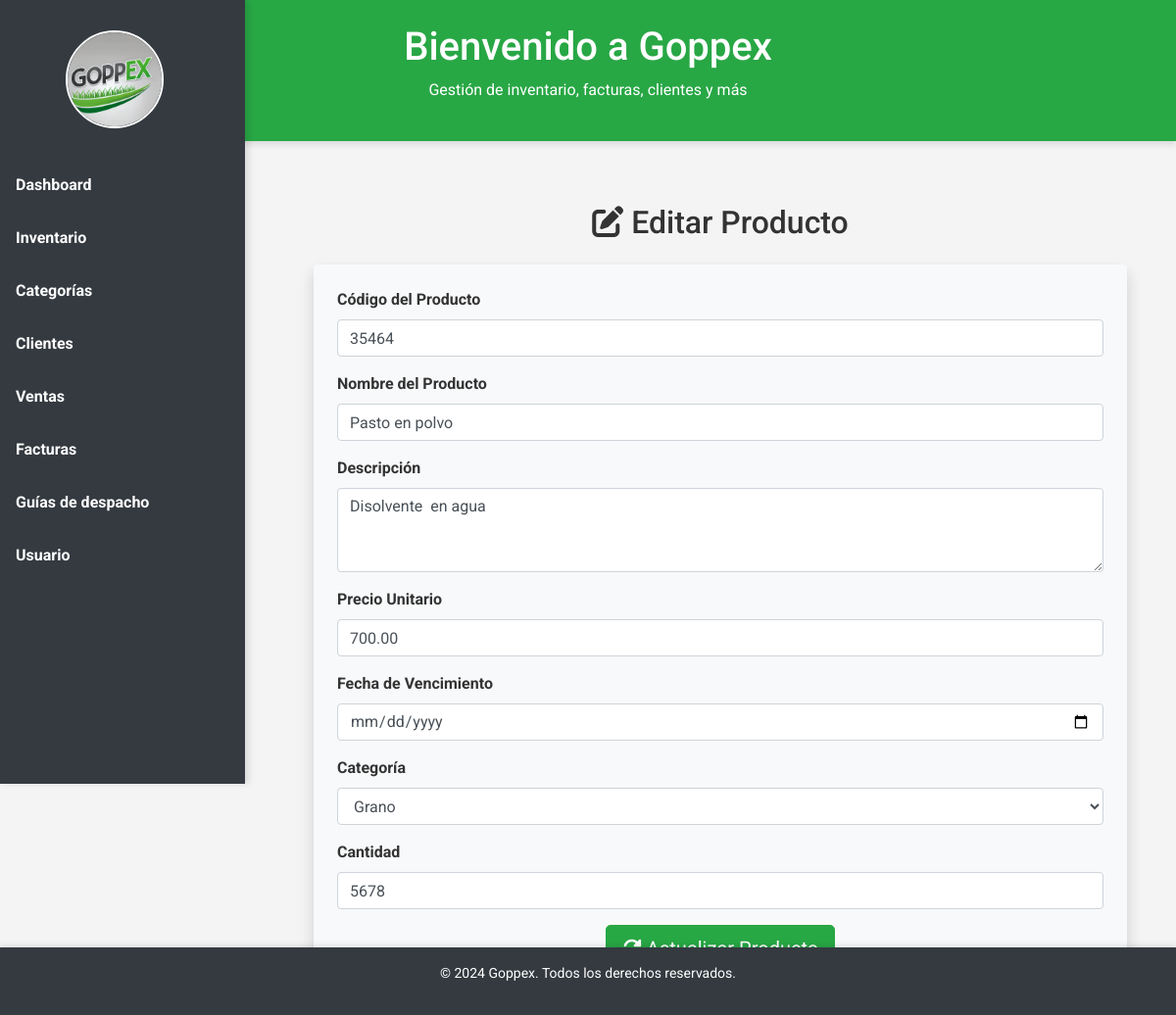
Screenshot of /editar-producto/8/ with the database file from the repository.
### inventory/models.py (models this page shows, shortened)
class Producto(models.Model):
    id = models.AutoField(primary_key=True)  # Campo ID automático
    codigo = models.CharField(max_length=50, unique=True)  # Código ingresado manualmente
    nombre = models.CharField(max_length=100)
    descripcion = models.TextField()
    precio_unitario = models.DecimalField(max_digits=10, decimal_places=2)
    fecha_vencimiento = models.DateField()
    categoria = models.ForeignKey(Categoria, on_delete=models.CASCADE)
    cantidad = models.IntegerField()
    oculto = models.BooleanField(default=False)  # Campo para ocultar productos
    visible = models.BooleanField(default=True)  # Este campo indica si el producto está visible o no

class Categoria(models.Model):
    nombre = models.CharField(max_length=100)
    oculto = models.BooleanField(default=False)

### inventory/views.py (the view, shortened to what this page needs)
# urls.py: path('editar-producto/<int:producto_id>/', views.editar_producto, name='editar_producto'),
def editar_producto(request, producto_id):
    producto = get_object_or_404(Producto, id=producto_id)
    categorias = Categoria.objects.all()
    return render(request, 'inventory/editar_producto.html', {'producto': producto, 'categorias': categorias})

### inventory/templates/inventory/editar_producto.html (shortened to what this page needs)
{% extends 'base.html' %}
{% block content %}
<div class="container mt-4">
    <h2 class="text-center mb-4">
        <i class="fas fa-edit"></i> Editar Producto
    </h2>
    <form method="POST" class="shadow p-4 rounded bg-light">
        <div class="form-group">
            <label for="codigo" class="font-weight-bold">Código del Producto</label>
            <input type="text" class="form-control" id="codigo" name="codigo" value="{{ producto.codigo }}" required>
        </div>
        <div class="form-group">
            <label for="nombre" class="font-weight-bold">Nombre del Producto</label>
            <input type="text" class="form-control" id="nombre" name="nombre" value="{{ producto.nombre }}" required>
        </div>
        <div class="form-group">
            <label for="descripcion" class="font-weight-bold">Descripción</label>
            <textarea class="form-control" id="descripcion" name="descripcion" rows="3" required>{{ producto.descripcion }}</textarea>
        </div>
        <div class="form-group">
            <label for="precio_unitario" class="font-weight-bold">Precio Unitario</label>
            <input type="number" class="form-control" id="precio_unitario" name="precio_unitario" value="{{ producto.precio_unitario }}" min="0" step="0.01" required>
        </div>
        <div class="form-group">
            <label for="fecha_vencimiento" class="font-weight-bold">Fecha de Vencimiento</label>
            <input type="date" class="form-control" id="fecha_vencimiento" name="fecha_vencimiento" value="{{ producto.fecha_vencimiento }}" required>
        </div>
        <div class="form-group">
            <label for="categoria" class="font-weight-bold">Categoría</label>
            <select class="form-control" id="categoria" name="categoria" required>
                {% for categoria in categorias %}
                <option value="{{ categoria.id }}" {% if producto.categoria.id == categoria.id %}selected{% endif %}>{{ categoria.nombre }}</option>
                {% endfor %}
            </select>
        </div>
        <div class="form-group">
            <label for="cantidad" class="font-weight-bold">Cantidad</label>
            <input type="number" class="form-control" id="cantidad" name="cantidad" value="{{ producto.cantidad }}" min="1" required>
        </div>
        <div class="text-center">
            <button type="submit" class="btn btn-success btn-lg">
            </button>
        </div>
    </form>
</div>
{% endblock %}

### static/css/styles.css (style rules this page uses)
body { font-family: 'Roboto', sans-serif; background-color: #f4f4f4; color: #333; }

### rows the page displays
Producto: codigo "35464", nombre "Pasto en polvo", descripcion "Disolvente en agua", precio_unitario "700.00", categoria "Grano", cantidad "5678"
